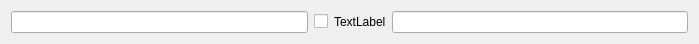
<?xml version="1.0" encoding="UTF-8"?>
<ui version="4.0">
 <class>Layer</class>
 <widget class="QWidget" name="Layer">
  <property name="geometry">
   <rect>
    <x>0</x>
    <y>0</y>
    <width>699</width>
    <height>31</height>
   </rect>
  </property>
  <property name="sizePolicy">
   <sizepolicy hsizetype="Minimum" vsizetype="Minimum">
    <horstretch>0</horstretch>
    <verstretch>0</verstretch>
   </sizepolicy>
  </property>
  <property name="minimumSize">
   <size>
    <width>0</width>
    <height>0</height>
   </size>
  </property>
  <property name="windowTitle">
   <string>Form</string>
  </property>
  <layout class="QHBoxLayout" name="horizontalLayout">
   <item>
    <widget class="QLineEdit" name="lineEdit"/>
   </item>
   <item>
    <widget class="QCheckBox" name="checkBox">
     <property name="text">
      <string/>
     </property>
     <property name="tristate">
      <bool>false</bool>
     </property>
    </widget>
   </item>
   <item>
    <widget class="QLabel" name="label">
     <property name="text">
      <string>TextLabel</string>
     </property>
    </widget>
   </item>
   <item>
    <widget class="QLineEdit" name="lineEdit_2">
     <property name="readOnly">
      <bool>true</bool>
     </property>
    </widget>
   </item>
  </layout>
 </widget>
 <resources/>
 <connections/>
</ui>
